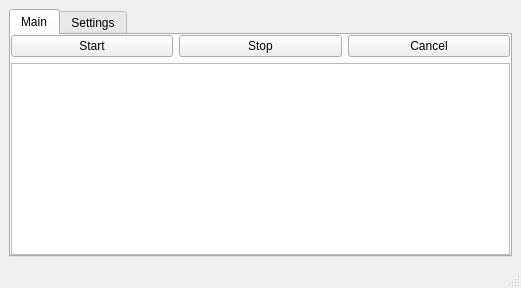
<?xml version="1.0" encoding="UTF-8"?>
<ui version="4.0">
 <class>MainWindow</class>
 <widget class="QMainWindow" name="MainWindow">
  <property name="geometry">
   <rect>
    <x>0</x>
    <y>0</y>
    <width>521</width>
    <height>288</height>
   </rect>
  </property>
  <property name="windowTitle">
   <string>Voice recognition</string>
  </property>
  <widget class="QWidget" name="centralwidget">
   <layout class="QVBoxLayout" name="verticalLayout">
    <item>
     <widget class="QTabWidget" name="tabWidget">
      <property name="currentIndex">
       <number>0</number>
      </property>
      <widget class="QWidget" name="Main">
       <attribute name="title">
        <string>Main</string>
       </attribute>
       <layout class="QVBoxLayout" name="verticalLayout_2">
        <property name="leftMargin">
         <number>0</number>
        </property>
        <property name="topMargin">
         <number>0</number>
        </property>
        <property name="rightMargin">
         <number>0</number>
        </property>
        <property name="bottomMargin">
         <number>0</number>
        </property>
        <item>
         <layout class="QHBoxLayout" name="horizontalLayout">
          <item>
           <widget class="QPushButton" name="start">
            <property name="statusTip">
             <string>Start record sound</string>
            </property>
            <property name="text">
             <string>Start</string>
            </property>
           </widget>
          </item>
          <item>
           <widget class="QPushButton" name="stop">
            <property name="statusTip">
             <string>Stop record soud</string>
            </property>
            <property name="text">
             <string>Stop</string>
            </property>
           </widget>
          </item>
          <item>
           <widget class="QPushButton" name="cancel">
            <property name="statusTip">
             <string>Cancel record</string>
            </property>
            <property name="text">
             <string>Cancel</string>
            </property>
           </widget>
          </item>
         </layout>
        </item>
        <item>
         <widget class="QTextBrowser" name="message">
          <property name="sizePolicy">
           <sizepolicy hsizetype="Expanding" vsizetype="Preferred">
            <horstretch>0</horstretch>
            <verstretch>0</verstretch>
           </sizepolicy>
          </property>
         </widget>
        </item>
       </layout>
      </widget>
      <widget class="QWidget" name="Settings">
       <attribute name="title">
        <string>Settings</string>
       </attribute>
       <layout class="QGridLayout" name="gridLayout">
        <item row="0" column="0">
         <widget class="QCheckBox" name="chAutostart">
          <property name="layoutDirection">
           <enum>Qt::LeftToRight</enum>
          </property>
          <property name="text">
           <string>Autostart</string>
          </property>
         </widget>
        </item>
        <item row="2" column="0">
         <spacer name="verticalSpacer">
          <property name="orientation">
           <enum>Qt::Vertical</enum>
          </property>
          <property name="sizeHint" stdset="0">
           <size>
            <width>20</width>
            <height>40</height>
           </size>
          </property>
         </spacer>
        </item>
        <item row="1" column="0">
         <widget class="QCheckBox" name="bCloseToTray">
          <property name="text">
           <string>Close to tray</string>
          </property>
         </widget>
        </item>
        <item row="0" column="1">
         <widget class="QCheckBox" name="bCopyToClipboard">
          <property name="text">
           <string>Copy to clipboard</string>
          </property>
         </widget>
        </item>
        <item row="1" column="1">
         <widget class="QCheckBox" name="bPasteToWindow">
          <property name="text">
           <string>Paste to window</string>
          </property>
         </widget>
        </item>
       </layout>
      </widget>
     </widget>
    </item>
   </layout>
  </widget>
  <widget class="QMenuBar" name="menubar">
   <property name="geometry">
    <rect>
     <x>0</x>
     <y>0</y>
     <width>521</width>
     <height>25</height>
    </rect>
   </property>
  </widget>
  <widget class="QStatusBar" name="statusbar"/>
 </widget>
 <resources/>
 <connections/>
</ui>
